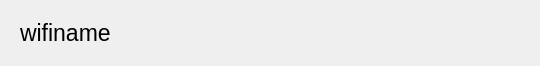
<?xml version="1.0" encoding="UTF-8"?>
<ui version="4.0">
 <class>WifiItem</class>
 <widget class="QWidget" name="WifiItem">
  <property name="geometry">
   <rect>
    <x>0</x>
    <y>0</y>
    <width>540</width>
    <height>66</height>
   </rect>
  </property>
  <property name="windowTitle">
   <string>Form</string>
  </property>
  <widget class="QLabel" name="label">
   <property name="geometry">
    <rect>
     <x>0</x>
     <y>65</y>
     <width>540</width>
     <height>1</height>
    </rect>
   </property>
   <property name="styleSheet">
    <string notr="true">background-color: &quot;#17181c&quot;;</string>
   </property>
   <property name="text">
    <string/>
   </property>
  </widget>
  <widget class="QLabel" name="label_2">
   <property name="geometry">
    <rect>
     <x>0</x>
     <y>64</y>
     <width>540</width>
     <height>1</height>
    </rect>
   </property>
   <property name="styleSheet">
    <string notr="true">background-color: &quot;#2f3037&quot;;</string>
   </property>
   <property name="text">
    <string/>
   </property>
  </widget>
  <widget class="QLabel" name="itemText">
   <property name="geometry">
    <rect>
     <x>20</x>
     <y>0</y>
     <width>520</width>
     <height>66</height>
    </rect>
   </property>
   <property name="font">
    <font>
     <pointsize>17</pointsize>
    </font>
   </property>
   <property name="styleSheet">
    <string notr="true">color: &quot;#666666&quot;;</string>
   </property>
   <property name="text">
    <string>wifiname</string>
   </property>
   <property name="alignment">
    <set>Qt::AlignLeading|Qt::AlignLeft|Qt::AlignVCenter</set>
   </property>
  </widget>
  <widget class="QLabel" name="label_3">
   <property name="geometry">
    <rect>
     <x>0</x>
     <y>0</y>
     <width>540</width>
     <height>1</height>
    </rect>
   </property>
   <property name="styleSheet">
    <string notr="true">background-color: &quot;#2f3037&quot;;</string>
   </property>
   <property name="text">
    <string/>
   </property>
  </widget>
  <zorder>itemText</zorder>
  <zorder>label_2</zorder>
  <zorder>label_3</zorder>
  <zorder>label</zorder>
 </widget>
 <resources/>
 <connections/>
</ui>
